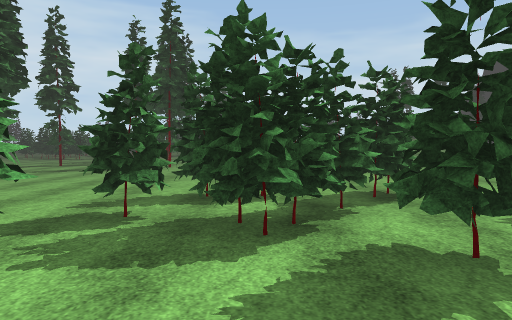
view 1 (above)

13 first-person views from a walk through a 3-D level made in the Unity game engine. The camera is 1.4 m above the floor, tilts 2° down and sees 70° across. The floor is counted in squares, 1.89 m on a side. Each view is taken from the middle of a square. On the plan, view 1 faces up. The plan holds only what a view shows up to about 11 squares ahead; the rest is blank. The place goes on beyond the plan. The player is left out. Some surface patterns are stand-ins.

view 2
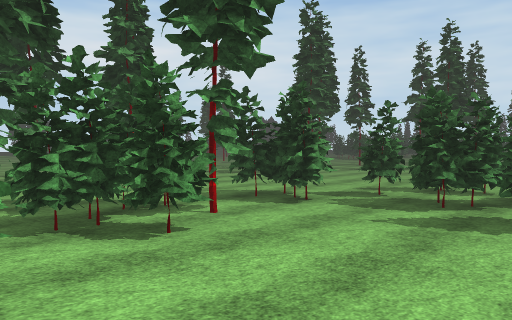

view 3
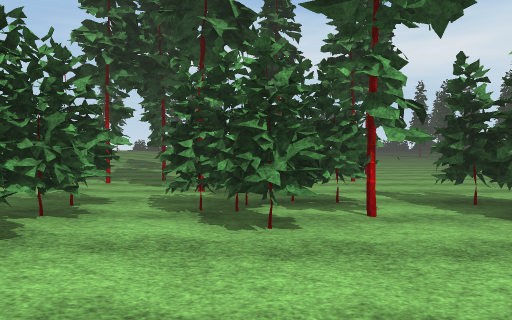

view 4
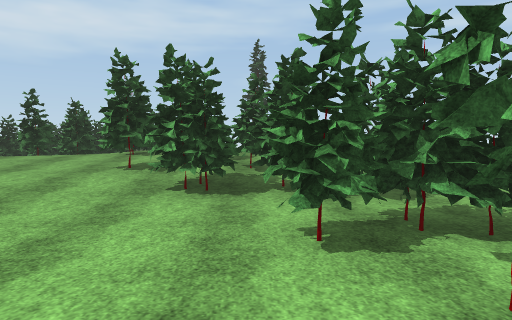

view 5
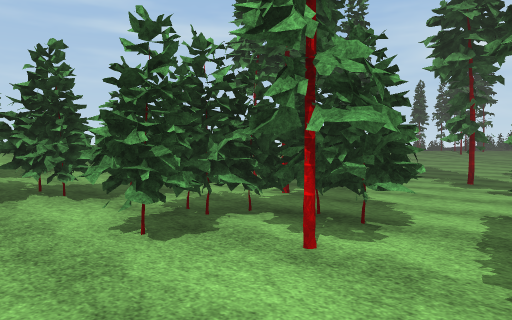

view 6
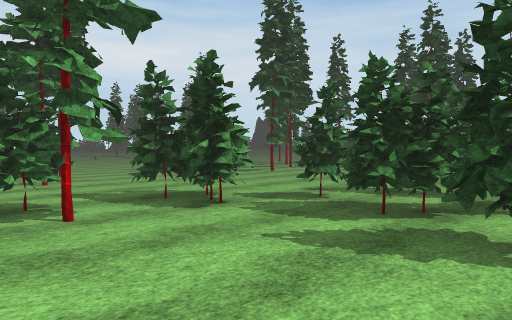

view 7
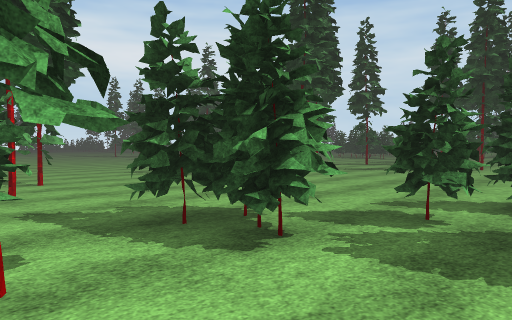

view 8
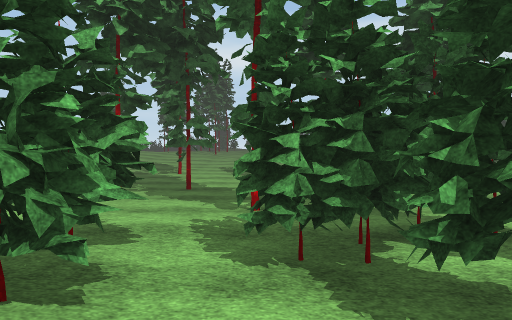

view 9
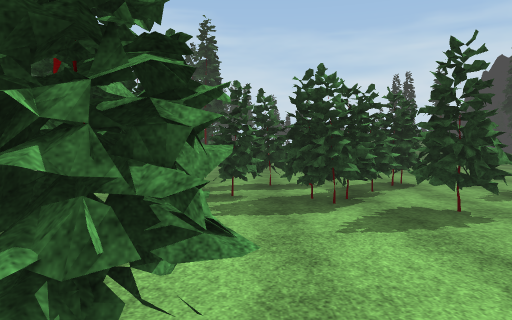

view 10
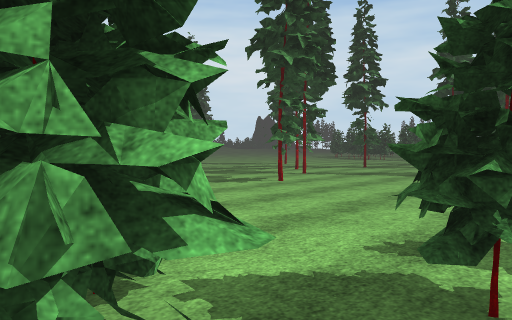

view 11
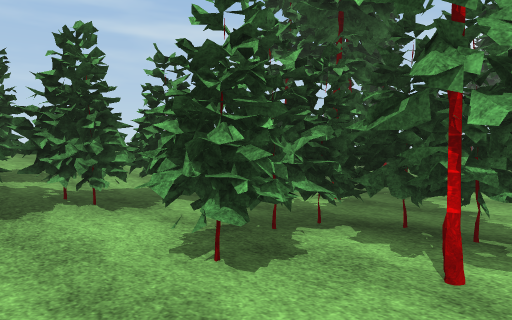

view 12
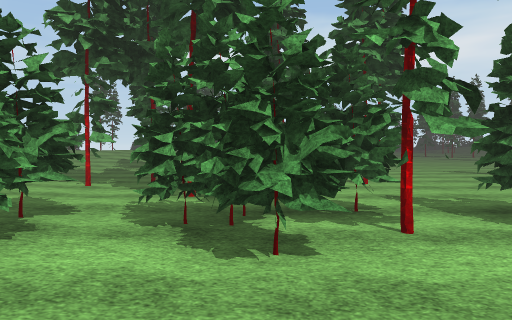

view 13
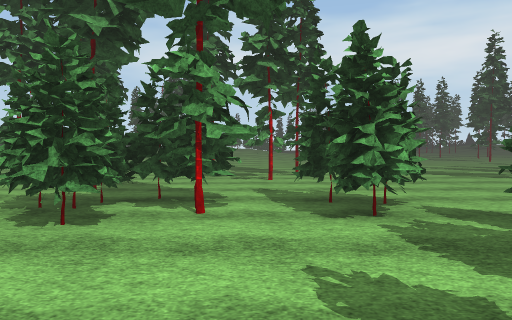

### Floor plan
Key: @ floor where view 1 was taken; # wall or solid block; x gap in a wall; . main floor; : floor 0.5 m higher than the main floor; + floor 0.75 m higher than the main floor; * floor 1 m higher than the main floor; / step, stairs or slope; T thing the floor can be seen under or through.
Columns run from 12 left of view 1 to 2 right of it. Each row starts with its distance up from view 1.
 12      ...
 11     .... ..
 10     .#.....
  9    ..........
  8    ..........
  7    ............
  6   ............T
  5   .........TTTT
  4 ..........TTTT.
  3 .........TT.TT.
  2 ...#.....TT..#x
  1    ..#...TT....
  0 ...#.....TT.@..
 -1 ... .....TT.../
 -2  ......#.TT..//
 -3  ...##...TTT#//
 -4  ...##...//###:
 -5  .......///###+
 -6   ..    ////
 -7         ///*
 -8           /*

Positions as (right, up) in squares from view 1, and headings:
1: (0, 0), facing up
2: (2, -3), facing up-left
3: (2, -1), facing left
4: (-1, 2), facing down
5: (0, 2), facing down-left
6: (2, -1), facing up-left
7: (0, 0), facing up-left
8: (0, -2), facing left
9: (-1, -2), facing up
10: (-1, 2), facing up-left
11: (0, 1), facing down-left
12: (1, -1), facing left
13: (2, 1), facing left
